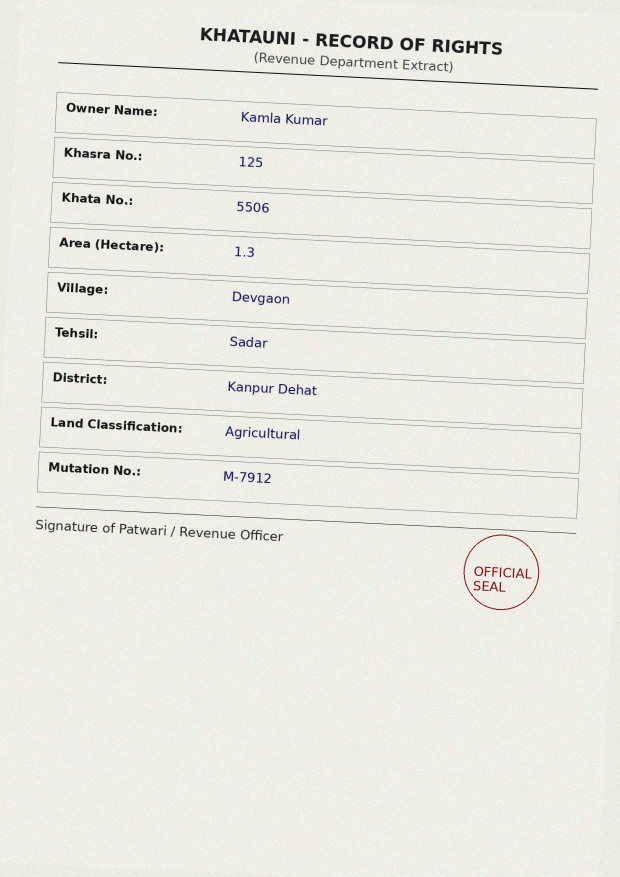
#> input picture land-records-poc/backend/uploads/02ab1eb370134e62b77be6ce79d1a0b5.jpg, 1240 x 1754 px (shown at 1/2 size)
$ python -i preprocess.py   (imports and definitions only)
#> lines starting #> are read from the running program, lines starting #| are printed output that depends on the picture; after the words box and inside, x2 and y2 are one past the last pixel; in counts of white or black regions, pixels touching at a corner belong together
#> in preprocess_image, img is the input picture: shape (1754, 1240, 3); mean B, G, R 226.6, 233.7, 233.8
"""
Stage 1 of the pipeline: Scan & pre-process
Deskew, denoise, binarize — matches slide 3 "Implementation flow" step 1.

TWO-PASS STRATEGY (added after testing): a single fixed preprocessing
pipeline can't serve both lightly and heavily degraded scans well — e.g.
2x upscaling helps recover text on heavily blurred/noisy images, but the
same upscaling slightly hurts already-readable medium-quality scans
(interacts badly with the adaptive-threshold block size). So instead of
picking one setting, `preprocess_with_fallback()` runs the standard
pipeline first, and only escalates to a heavier "recovery" pass (2x
upscale) if OCR confidence on the first pass comes back low — keeping
whichever pass actually produced better results for that specific image.
Tested on 63 heavy-degradation sample fields: raised accuracy from 4.8%
to 17.5% with zero cost to light/medium accuracy. Still far from solved —
say so plainly if asked; this recovers some heavily degraded scans, it
doesn't fix OCR on damaged documents in general.
"""
import cv2
import numpy as np


def _deskew(gray: np.ndarray) -> np.ndarray:
    """Estimate and correct rotation using the minAreaRect of text pixels."""
    inv = cv2.bitwise_not(gray)
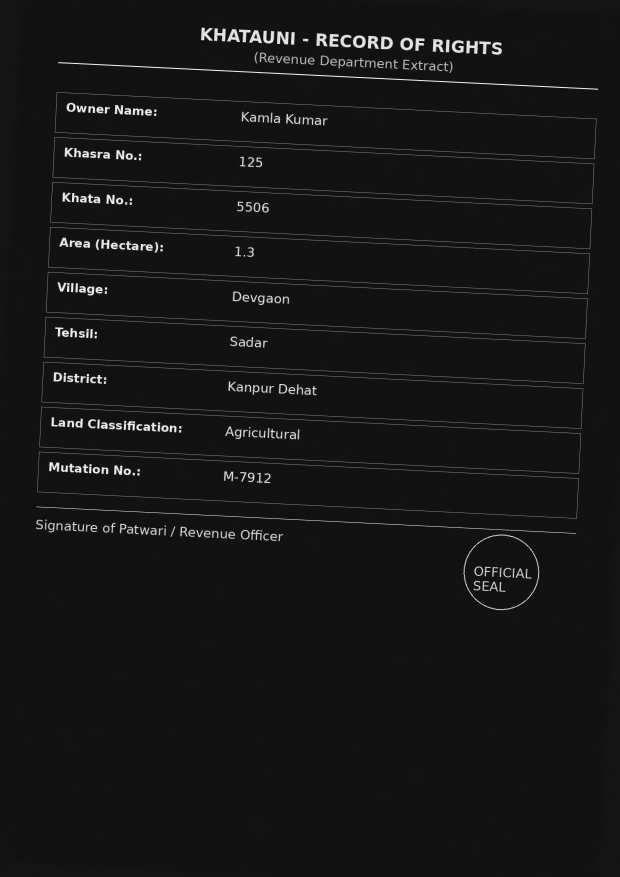
#> inv: shape (1754, 1240) (shown at 1/2 size); min 0, max 255, mean 22
    coords = np.column_stack(np.where(inv > 30))
#> coords = 88331 pairs, first value 54 to 1221, second value 71 to 1198
    if coords.shape[0] < 20:
        return gray
    angle = cv2.minAreaRect(coords)[-1]
#> angle = -2.94
    if angle < -45:
        angle = -(90 + angle)
    else:
        angle = -angle
#> angle = 2.94
    # Ignore near-zero / spurious huge corrections
    if abs(angle) < 0.1 or abs(angle) > 20:
        return gray
    (h, w) = gray.shape
#> h = 1754; w = 1240
    M = cv2.getRotationMatrix2D((w // 2, h // 2), angle, 1.0)
#> M = [[0.999, 0.0513, -44.15], [-0.0513, 0.999, 32.94]]
    rotated = cv2.warpAffine(gray, M, (w, h), flags=cv2.INTER_CUBIC,
                              borderMode=cv2.BORDER_REPLICATE)
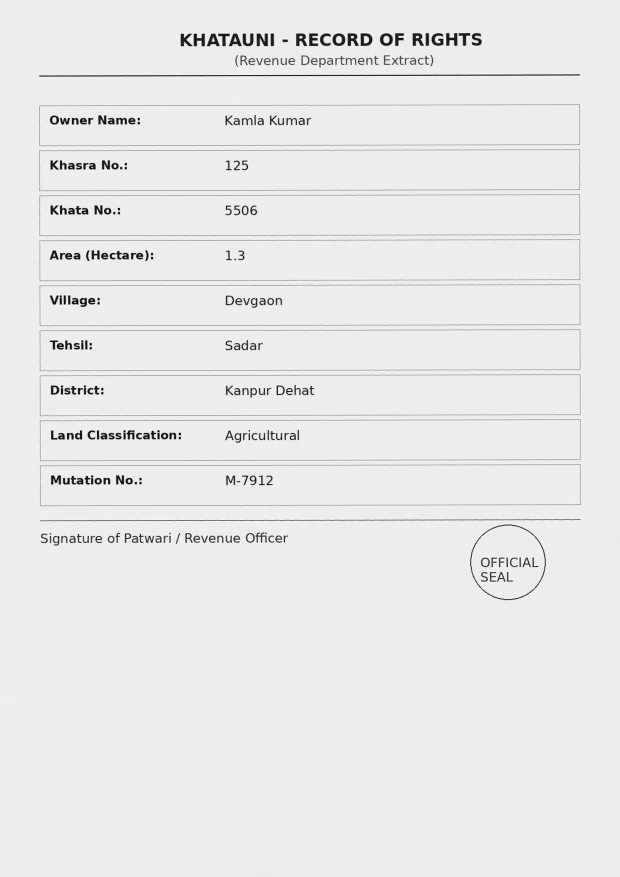
#> rotated: shape (1754, 1240) (shown at 1/2 size); min 0, max 255, mean 233.1
    return rotated


def preprocess_image(image_path: str, save_debug_path: str = None,
                      upscale: float = 1.0) -> np.ndarray:
    """
    Full pre-process chain: grayscale -> [optional upscale] -> denoise ->
    deskew -> adaptive threshold (binarize) -> return a clean image ready
    for OCR.
    """
    img = cv2.imread(image_path)
    if img is None:
        raise ValueError(f"Could not read image: {image_path}")

    gray = cv2.cvtColor(img, cv2.COLOR_BGR2GRAY)

    if upscale != 1.0:
        gray = cv2.resize(gray, None, fx=upscale, fy=upscale,
                           interpolation=cv2.INTER_CUBIC)

    # denoise (handles the gaussian noise + jpeg artifacts we simulate)
    denoised = cv2.fastNlMeansDenoising(gray, h=12)

    # deskew (handles the random rotation we simulate)
    deskewed = _deskew(denoised)

    # adaptive threshold -> binarize (handles the contrast fade we simulate)
    binarized = cv2.adaptiveThreshold(
        deskewed, 255, cv2.ADAPTIVE_THRESH_GAUSSIAN_C,
        cv2.THRESH_BINARY, 31, 15,
    )
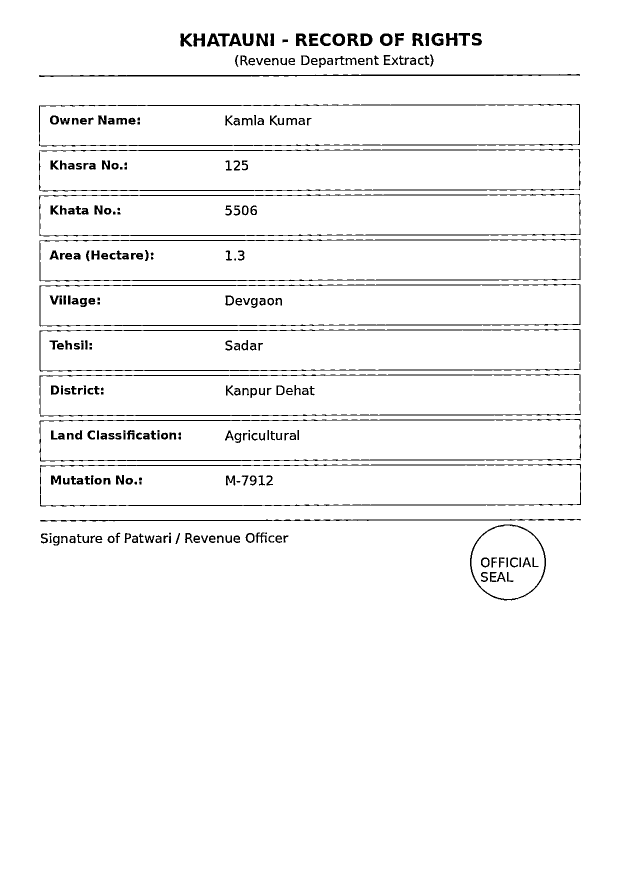
#> binarized: shape (1754, 1240) (shown at 1/2 size); 96.5% white; 278 black regions (8 under 20 px), largest, box (x1, y1, x2, y2) and area: (78, 208, 1160, 293) 4200, (80, 928, 1162, 1013) 4188, (79, 568, 1161, 653) 4184

    # mild dilation to reconnect thin, blur-broken strokes
    kernel = np.ones((1, 1), np.uint8)
    cleaned = cv2.morphologyEx(binarized, cv2.MORPH_CLOSE, kernel)

    if save_debug_path:
        cv2.imwrite(save_debug_path, cleaned)

    return cleaned


def preprocess_with_fallback(image_path: str, low_conf_threshold: float = 60.0):
    """
    Run the standard pipeline first. If the resulting OCR + field
    extraction confidence is low, retry with a 2x-upscaled recovery pass
    and keep whichever pass scored higher. Returns (image, used_fallback).

    Import is deferred inside the function to avoid a circular import
    (ocr_engine/extract don't need to import preprocess).
    """
    from ocr_engine import run_ocr
    from extract import extract_fields, overall_confidence

    standard = preprocess_image(image_path)
    words = run_ocr(standard)
    fields = extract_fields(words)
    conf = overall_confidence(fields)

    if conf >= low_conf_threshold:
        return standard, False

    recovery = preprocess_image(image_path, upscale=2.0)
    recovery_words = run_ocr(recovery)
    recovery_fields = extract_fields(recovery_words)
    recovery_conf = overall_confidence(recovery_fields)

    if recovery_conf > conf:
        return recovery, True
    return standard, False

>>> result = preprocess_image('uploads/02ab1eb370134e62b77be6ce79d1a0b5.jpg')

$ run again, on land-records-poc/backend/uploads/218024e1e22b4b31a1c7fd64750574ef.jpg
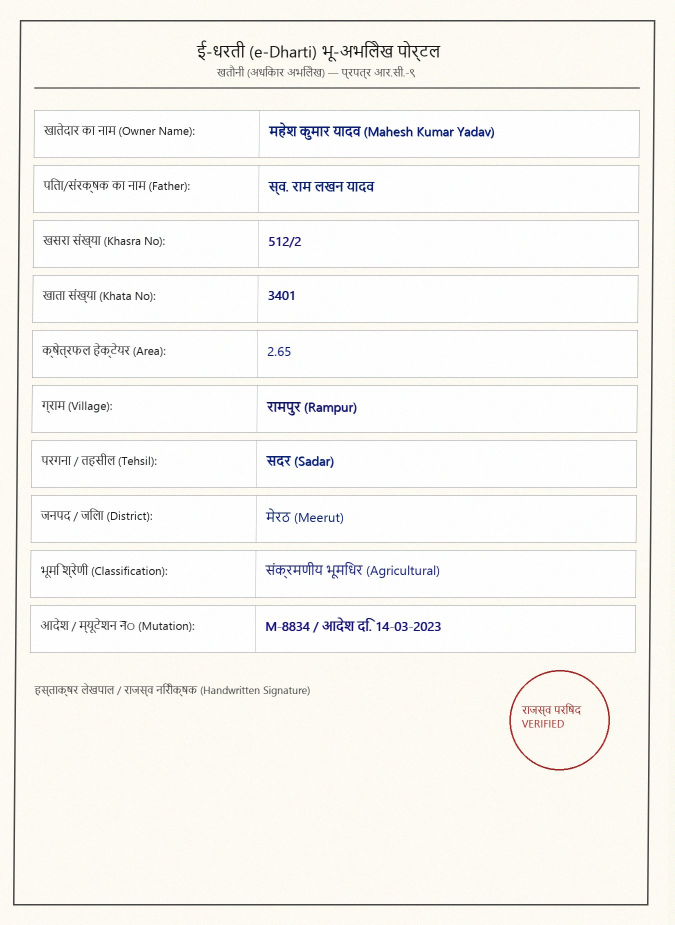
#> input picture land-records-poc/backend/uploads/218024e1e22b4b31a1c7fd64750574ef.jpg, 1350 x 1850 px (shown at 1/2 size)
#> in preprocess_image, img is the input picture: shape (1850, 1350, 3); mean B, G, R 242.2, 245.7, 247.1
#> in _deskew, `inv = cv2.bitwise_not(gray)`:
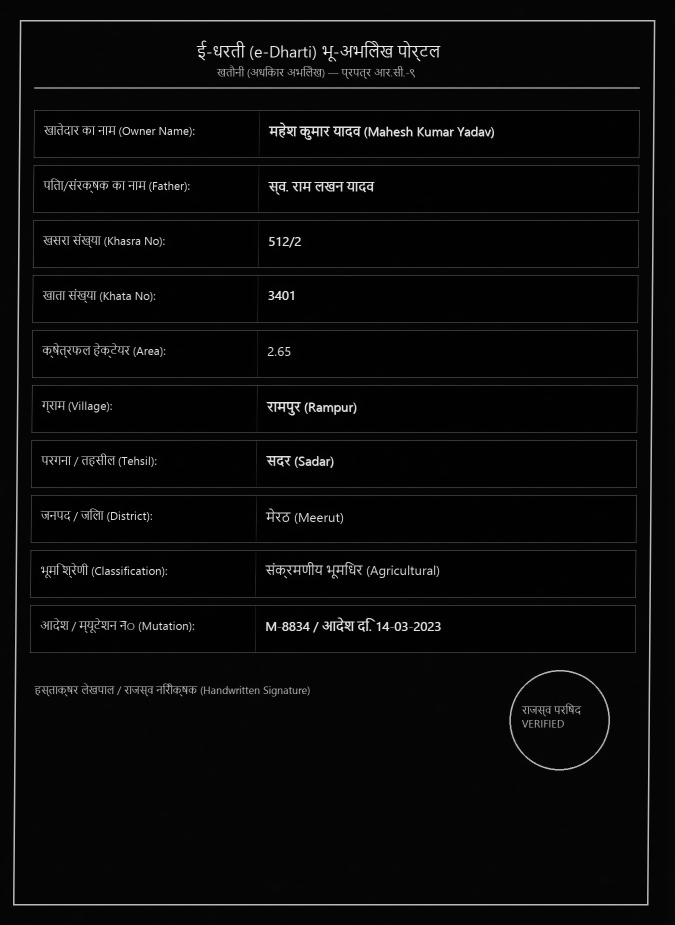
#> inv: shape (1850, 1350) (shown at 1/2 size); min 0, max 255, mean 9.1
#> coords = 100699 pairs, first value 40 to 1810, second value 26 to 1310
#> in _deskew, `angle = cv2.minAreaRect(coords)[-1]`: angle = -0.444
#> in _deskew, `angle = -angle`: angle = 0.444
#> M = [[1, 0.00774, -7.14], [-0.00774, 1, 5.25]]
#> in preprocess_image, `binarized = cv2.adaptiveThreshold( deskewed, 255, cv2.ADAPTIVE_THRESH_..`:
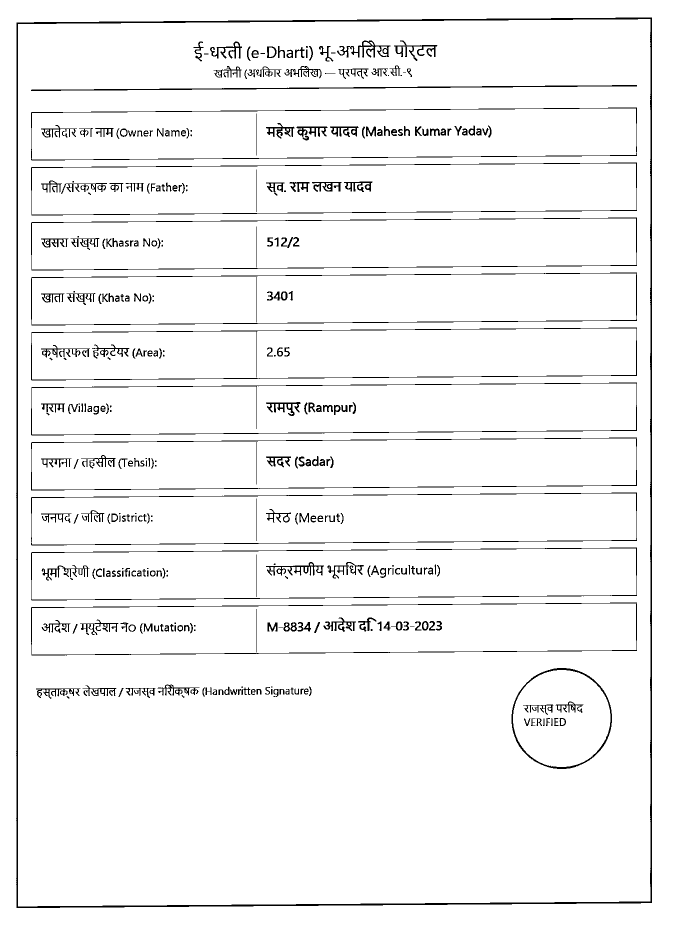
#> binarized: shape (1850, 1350) (shown at 1/2 size); 95.6% white; black in thin lines or dots
